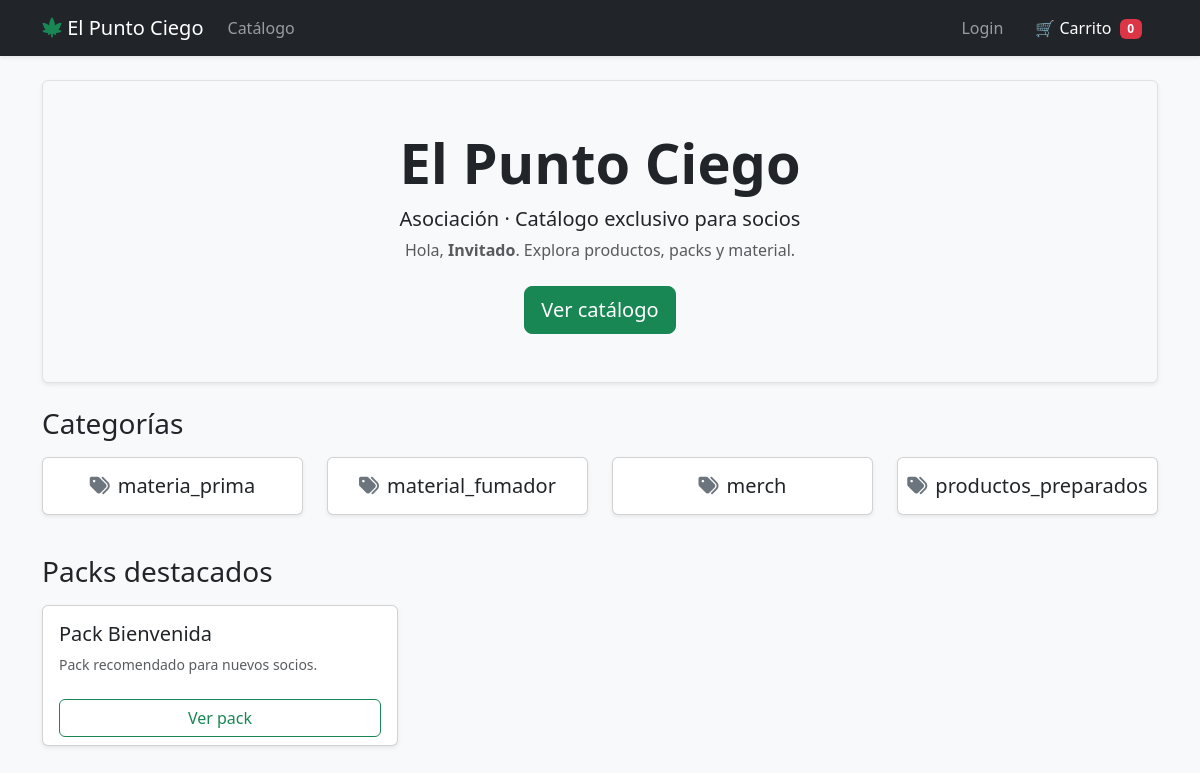
The page / on the database its author committed.
### tables this page shows
CREATE TABLE categories (
    id INT AUTO_INCREMENT,
    name VARCHAR(255) NOT NULL,
    parent_id INT NULL,
    image VARCHAR(255),
    tax_id INT NULL,
    date_create DATETIME NOT NULL DEFAULT CURRENT_TIMESTAMP,
    last_date DATETIME NULL,
    CONSTRAINT pk_categories PRIMARY KEY (id),
    CONSTRAINT fk_categories_parent
        FOREIGN KEY (parent_id) REFERENCES categories(id)
        ON DELETE SET NULL ON UPDATE CASCADE,
    CONSTRAINT fk_categories_tax
        FOREIGN KEY (tax_id) REFERENCES taxes(id)
        ON DELETE SET NULL ON UPDATE CASCADE
);

CREATE TABLE packs (
    id INT AUTO_INCREMENT,
    name VARCHAR(255) NOT NULL,
    parent_id INT NULL,
    image VARCHAR(255),
    date_create DATETIME NOT NULL DEFAULT CURRENT_TIMESTAMP,
    last_date DATETIME NULL,
    CONSTRAINT pk_packs PRIMARY KEY (id),
    CONSTRAINT fk_packs_parent
        FOREIGN KEY (parent_id) REFERENCES packs(id)
        ON DELETE SET NULL ON UPDATE CASCADE
);

### controller/home_controller.php (called while the page is built, shortened)
<?php
require_once 'model/CategoryModel.php';
require_once 'model/PackModel.php';
class HomeController {
    public function index() {
        $name = $_SESSION['user_name'] ?? 'Invitado';
        $categoryModel = new CategoryModel();
        $packModel = new PackModel();
        $categories = $categoryModel->getMainCategories();
        $packs = $packModel->getFeatured(6);
        require 'views/home.php';
        require 'views/layouts/main.php';
    }
}

### model/conectaDB.php (called while the page is built, shortened)
<?php
class DB {
	protected static $instance;
	public static function getInstance() {
		if(empty(self::$instance)) {
			$db_info = array(
				"db_host" => "localhost",
				"db_port" => "3306",
				"db_user" => "root",
				"db_pass" => "",
				"db_name" => "el_punto_ciego"
            );
			try {
				self::$instance = new PDO("mysql:host=".$db_info['db_host'].';port='.$db_info['db_port'].';dbname='.$db_info['db_name'], $db_info['db_user'], $db_info['db_pass']);
				self::$instance->setAttribute(PDO::ATTR_ERRMODE, PDO::ERRMODE_SILENT);
				self::$instance->query('SET NAMES utf8');
				self::$instance->query('SET CHARACTER SET utf8');
			} catch(PDOException $error) {
				echo $error->getMessage();
			}
		}
		return self::$instance;
	}
}
?>

### model/CategoryModel.php (called while the page is built, shortened)
<?php
require_once 'model/conectaDB.php';
class CategoryModel {
    private $db;
    public function __construct() {
        $this->db = DB::getInstance();
    }
    public function getMainCategories(): array {
        $sql = "SELECT id, name, image
                FROM categories
                WHERE parent_id IS NULL
                ORDER BY name ASC";
        $stmt = $this->db->prepare($sql);
        $stmt->execute();
        return $stmt->fetchAll(PDO::FETCH_ASSOC);
    }
}

### model/PackModel.php (called while the page is built, shortened)
<?php
require_once 'model/conectaDB.php';
class PackModel {
    private $db;
    public function __construct() {
        $this->db = DB::getInstance();
    }
    public function getFeatured(int $limit = 3): array {
        $limit = max(1, min($limit, 12));
        $sql = "SELECT id, name, image
                FROM packs
                ORDER BY date_create DESC
                LIMIT $limit";
        $stmt = $this->db->prepare($sql);
        $stmt->execute();
        return $stmt->fetchAll(PDO::FETCH_ASSOC);
    }
}

### views/home.php (the view)
<div class="p-5 mb-4 bg-light border rounded shadow-sm text-center">
    <h1 class="display-4 fw-bold">El Punto Ciego</h1>
    <p class="lead mb-1">Asociación · Catálogo exclusivo para socios</p>
    <p class="text-muted mb-4">Hola, <strong><?php echo htmlspecialchars($name); ?></strong>. Explora productos, packs y material.</p>
    <a class="btn btn-success btn-lg" href="index.php?c=product_list">Ver catálogo</a>
</div>
    <?php
        $categoryIcons = [
        'Materia prima'        => 'fa-seedling text-success',
        'Productos preparados' => 'fa-joint text-warning',
        'Material fumador'     => 'fa-fire text-danger',
        'Merch'                => 'fa-shirt text-primary',
        ];
    ?>
<h3 class="mb-3">Categorías</h3>
<div class="row">
  <?php foreach ($categories as $c): ?>
    <?php
      $iconClass = $categoryIcons[$c['name']] ?? 'fa-tags text-secondary';
    ?>
    <div class="col-md-3 mb-3">
      <a class="text-decoration-none"
         href="index.php?c=product_list&a=index&category=<?php echo (int)$c['id']; ?>">
        <div class="card shadow-sm h-100">
          <div class="card-body d-flex align-items-center justify-content-center gap-2">
            <i class="fa-solid <?php echo $iconClass; ?> fa-lg"></i>
            <h5 class="mb-0"><?php echo htmlspecialchars($c['name']); ?></h5>
          </div>
        </div>
      </a>
    </div>
  <?php endforeach; ?>
</div>
<h3 class="mt-4 mb-3">Packs destacados</h3>
<div class="row">
    <?php if (empty($packs)): ?>
        <div class="col-12">
            <div class="alert alert-info">Aún no hay packs disponibles.</div>
        </div>
    <?php else: ?>
        <?php foreach ($packs as $p): ?>
            <div class="col-md-4 mb-3">
                <div class="card shadow-sm h-100">
                    <div class="card-body">
                        <h5 class="card-title"><?php echo htmlspecialchars($p['name']); ?></h5>
                        <p class="text-muted small mb-0">Pack recomendado para nuevos socios.</p>
                    </div>
                    <div class="card-footer bg-transparent border-0">
                        <a class="btn btn-outline-success w-100" href="index.php?c=pack&a=show&id=<?php echo (int)$p['id']; ?>">
                            Ver pack
                        </a>
                    </div>
                </div>
            </div>
        <?php endforeach; ?>
    <?php endif; ?>
</div>

### public/css/styles.css (style rules this page uses)
.card { transition: transform .15s ease, box-shadow .15s ease; }

### rows shown on the page
categories: name "materia_prima"
categories: name "material_fumador"
categories: name "merch"
categories: name "productos_preparados"
packs: name "Pack Bienvenida"

### other values the page prints
$name "Invitado"
